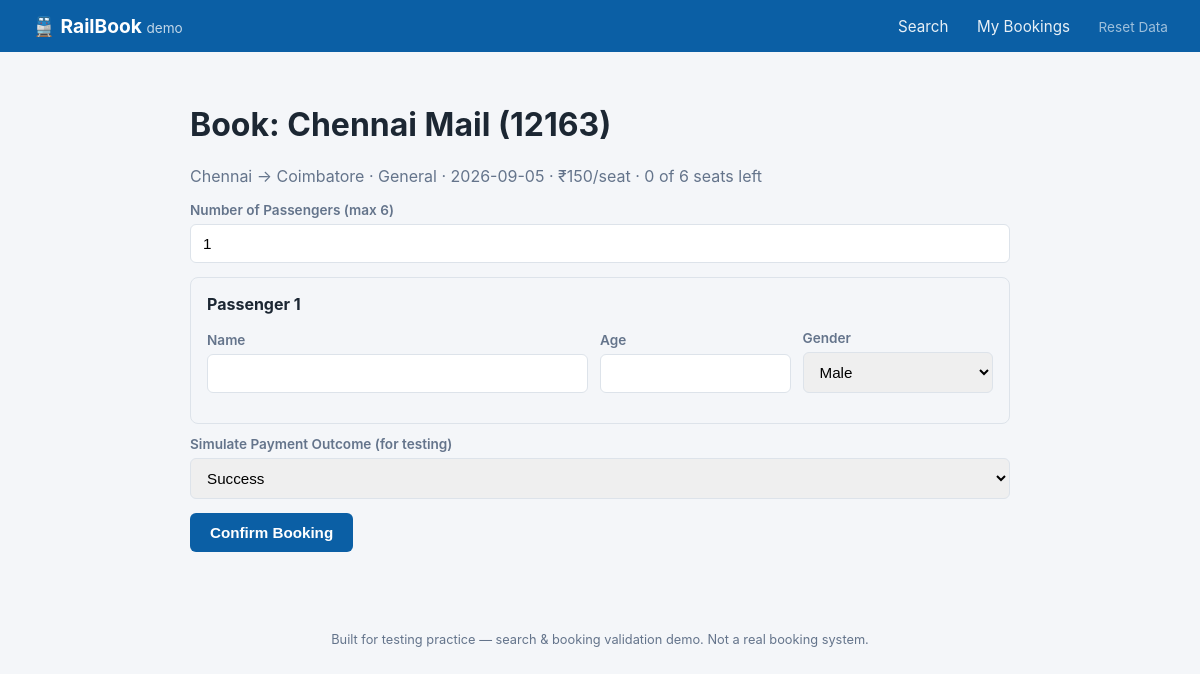
The app's page /book/8/2026-09-05 with its own data.
### tables this page shows
CREATE TABLE trains (
            id INTEGER PRIMARY KEY AUTOINCREMENT,
            train_number TEXT NOT NULL,
            train_name TEXT NOT NULL,
            source TEXT NOT NULL,
            destination TEXT NOT NULL,
            departure_time TEXT NOT NULL,
            arrival_time TEXT NOT NULL,
            class TEXT NOT NULL,
            total_seats INTEGER NOT NULL,
            available_seats INTEGER NOT NULL,
            fare INTEGER NOT NULL
        );

### app.py (the view, shortened to what this page needs)
@app.route("/book/<int:train_id>/<journey_date>", methods=["GET", "POST"])
def book(train_id, journey_date):
    conn = get_db()
    train = conn.execute("SELECT * FROM trains WHERE id = ?", (train_id,)).fetchone()
    if train is None:
        conn.close()
        flash("Train not found.", "error")
        return redirect(url_for("index"))
    conn.close()
    return render_template("book.html", train=train, journey_date=journey_date,
                            max_passengers=MAX_PASSENGERS_PER_BOOKING)

### app.py (called while the page is built)
def get_db():
    conn = sqlite3.connect(DB)
    conn.row_factory = sqlite3.Row
    return conn

### templates/book.html (shortened to what this page needs)
{% extends "base.html" %}
{% block content %}
<h1>Book: {{ train['train_name'] }} ({{ train['train_number'] }})</h1>
<p class="subtitle">{{ train['source'] }} → {{ train['destination'] }} &middot; {{ train['class'] }} &middot;
   {{ journey_date }} &middot; ₹{{ train['fare'] }}/seat &middot;
   {{ train['available_seats'] }} of {{ train['total_seats'] }} seats left</p>
<form action="{{ url_for('book', train_id=train['id'], journey_date=journey_date) }}" method="POST" id="booking-form">
    <div class="field">
        <label for="passenger_count">Number of Passengers (max {{ max_passengers }})</label>
        <input type="number" id="passenger_count" name="passenger_count" min="1" max="{{ max_passengers }}" value="1" required>
    </div>
    <div id="passenger-fields"></div>
    <div class="field">
        <label>Simulate Payment Outcome (for testing)</label>
        <select name="payment_outcome">
            <option value="success">Success</option>
        </select>
    </div>
    <button type="submit" class="btn-primary">Confirm Booking</button>
</form>
{% endblock %}

### static/style.css (style rules this page uses)
:root { --primary: #0b5fa5; --primary-dark: #084a82; --bg: #f4f6f9; --card-bg: #ffffff; --border: #dde3ea; --text: #1c2733; --muted: #64748b; --success: #1a8a4a; --error: #c0392b; --warning: #b8860b; }
* { box-sizing: border-box; }
body { margin: 0; font-family: -apple-system, "Segoe UI", Roboto, Helvetica, Arial, sans-serif; background: var(--bg); color: var(--text); }
.subtitle { color: var(--muted); margin-top: 0; }
.field { display: flex; flex-direction: column; gap: 6px; }
.field label { font-size: 0.85rem; color: var(--muted); font-weight: 600; }
.field input, .field select { padding: 10px 12px; border: 1px solid var(--border); border-radius: 6px; font-size: 0.95rem; }
.btn-primary, .btn-secondary, .btn-cancel { display: inline-block; padding: 11px 20px; border-radius: 6px; border: none; font-size: 0.95rem; font-weight: 600; cursor: pointer; text-decoration: none; text-align: center; }
.btn-primary { background: var(--primary); color: white; }
#booking-form .field { margin-bottom: 14px; }

### records on screen
trains: train_name "Chennai Mail", train_number "12163", source "Chennai", destination "Coimbatore", class "General", fare "150", available_seats "0", total_seats "6"

### other values on screen
{{ journey_date }} "2026-09-05"
{{ max_passengers }} "6"
